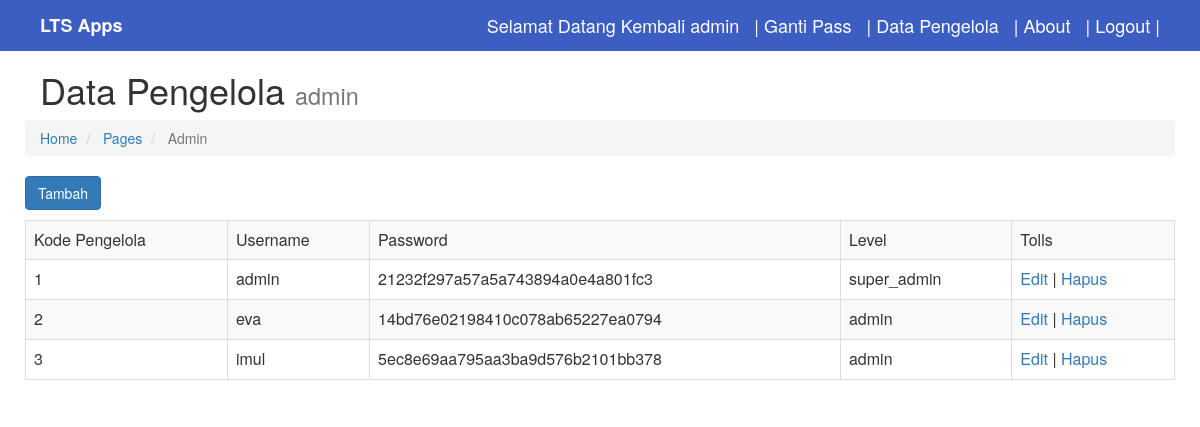
Screenshot of /utama.php?fo=tampil&pg=admin (signed in) with the database file from the repository.
### tables this page shows
CREATE TABLE IF NOT EXISTS `pengelola` (
  `kode_pengelola` int(11) NOT NULL AUTO_INCREMENT,
  `username` varchar(20) NOT NULL,
  `password` varchar(35) NOT NULL,
  `level` varchar(30) NOT NULL,
  PRIMARY KEY (`kode_pengelola`)
);

### tampil/admin.php (the view, shortened to what this page needs)
<div class="page-head">
		<div class="container">
			<div class="page-title">
				<h1>Data Pengelola <small>admin</small></h1>
			</div>
		</div>
	</div>
			<ul class="page-breadcrumb breadcrumb">
				<li>
					<a href="utama.php">Home</a><i class="fa fa-circle"></i>
				</li>
				<li>
					<a href="?fo=tampil&pg=admin">Pages</a>
				</li>
				<li class="active">
					 Admin
				</li>
			</ul>
<table class="table table-bordered table-striped">
<a href="?fo=tampil&pg=pengelola_form_add" class="btn btn-primary"><i class="fa fa-plus"></i> Tambah</a>
	<tr>
		<td>Kode Pengelola</td>
		<td>Username</td>
		<td>Password</td>
		<td>Level</td>
		<td> Tolls</td>
	</tr>
	<?php
$sql="SELECT * FROM  pengelola";
$result=mysql_query($sql) or die(mysql_error());
$no=1;
while($rows=mysql_fetch_array($result)){
?>
	<tr>
	<td><?php  echo $no;?></td>
	<td><?php  echo $rows['username'];?></td>
	<td><?php  echo $rows['password'];?></td>
	<td><?php  echo $rows['level'];?></td>
	<td><a href="?fo=tampil&pg=pengelola_form_edit&id=<?php echo $rows['kode_pengelola']?>">
	Edit</a> |
	<a href="?fo=tampil&pg=admin&del=true&id=<?php echo $rows['kode_pengelola']?>"  onClick="return confirm('Apakah anda yakin untuk menghapus semua data ?')">
	Hapus</a>
	</td>
	</tr>
	<?php
	$no++;
	}
	?>
</table>

### utama.php (shortened to what this page needs)
<html lang="en">
<head>
    <link href="css/bootstrap.min.css" rel="stylesheet">
    <link href="css/style.css" rel="stylesheet">
</head>
<body>
    <nav class="navbar navbar-default navbar-fixed-top" role="navigation">
        <div class="container">
            <div class="navbar-header">
                <a class="navbar-brand" href="utama.php" style="color:#FFF; text-decoration: none;">  <strong >LTS Apps</strong> </a>
            </div>
            <div class="collapse navbar-collapse">
                <ul class="nav navbar-nav navbar-right">
                    <div class="navbar-brand" style="color:#FFF;"> <?php
				echo "Selamat Datang Kembali ".$_SESSION['login_user'];
				?> </div>
				 <?php
						if($_SESSION['login_hash']=="super_admin")
						{
						?>
				<div class="navbar-brand" >
				<a href="?fo=tampil&pg=gp" style="color:#FFF; text-decoration: none;" > </i>|  Ganti Pass</a>
				</div>
				<div class="navbar-brand" >
				<a href="?fo=tampil&pg=admin" style="color:#FFF; text-decoration: none;" > </i>|  Data Pengelola</a>
				</div>
				<div class="navbar-brand" >
				<a href="?fo=tampil&pg=about" style="color:#FFF; text-decoration: none;" > </i>|  About</a>
				</div>
				<div class="navbar-brand" >
				<a href="logout.php" style="color:#FFF; text-decoration: none;" > </i>|  Logout |</a>
				</div>
				<?php
						}
						?>
        </div>
    </nav>
<div class="container">
        <div class="row">
           <?php
			if(!isset($_GET['pg'])) {
					include ('tampil/home.php');
				} else {
					$mod=$_GET['fo'];
				$pg = $_GET['pg'];
				include  $mod."/". $pg . ".php";
			}
			?>
        </div>
</div>
</body>
</html>

### css/style.css (style rules this page uses)
html, body { height: 100%; }
body { padding-top: 50px; }

### rows the page displays
pengelola: username "admin", password "21232f297a57a5a743894a0e4a801fc3", level "super_admin"
pengelola: username "eva", password "14bd76e02198410c078ab65227ea0794", level "admin"
pengelola: username "imul", password "5ec8e69aa795aa3ba9d576b2101bb378", level "admin"

### other values shown
$_SESSION['login_user'] "admin"
